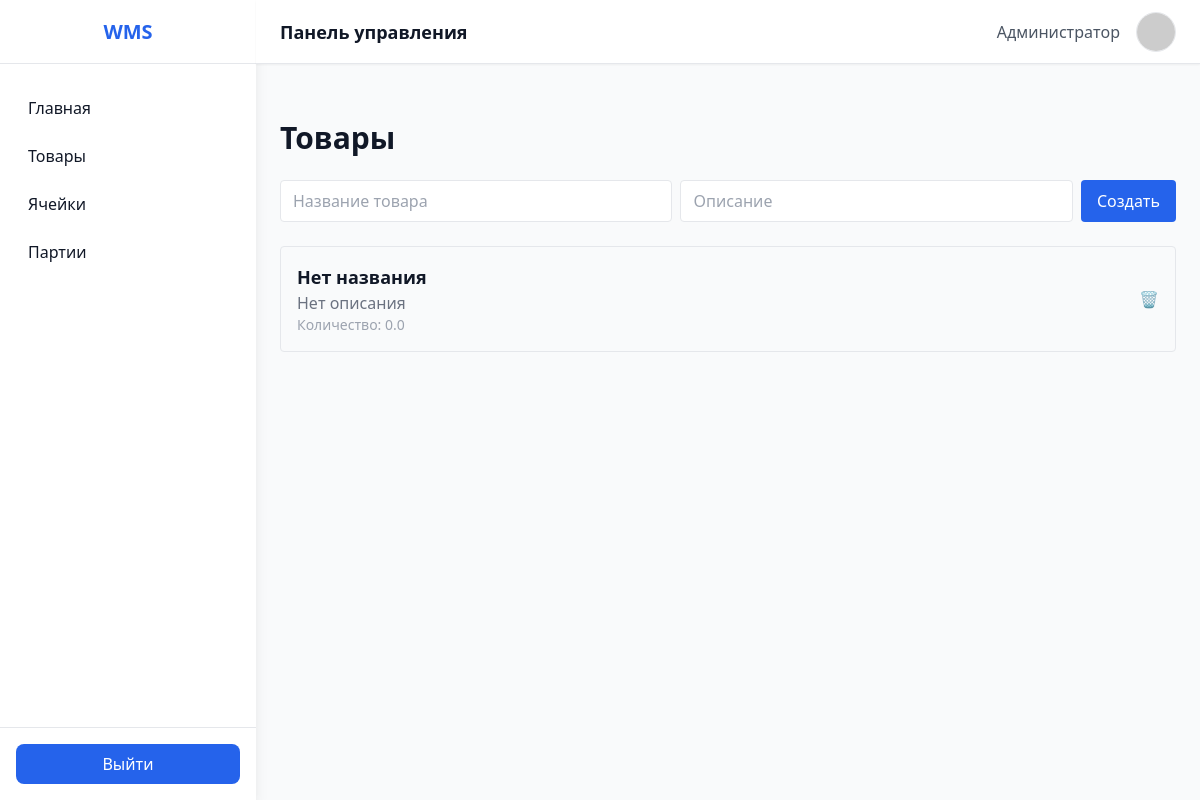
Page /items/ on the earlier database version.
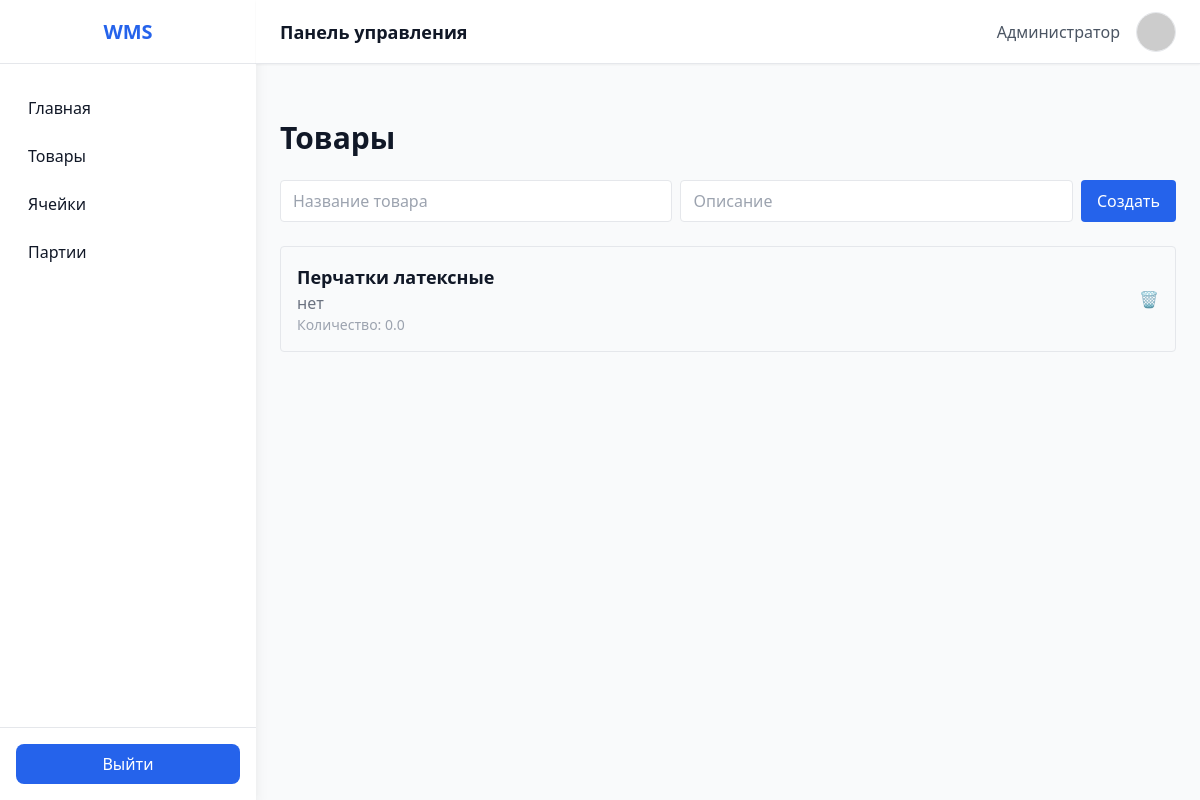
Same page on the later database version.
### app/models/items.py (models this page shows)
class Item(Base):
    __tablename__ = 'items'
    id = Column(Integer, primary_key=True, index=True)
    name = Column(String, index=True)
    description = Column(String, nullable=True)
    quantity = Column(Float, default=0.0)
    cells = relationship("Cell", back_populates="items")
    batches = relationship("Batch", back_populates="items")

### app/api/items.py (the view)
@router.get('/', response_class=HTMLResponse)
async def read_items(request: Request, db: Session = Depends(get_db)):
    items = db.query(Item).all()
    return templates.TemplateResponse('items.html', {'request': request, 'items': items})

### app/templates/items.html (shortened to what this page needs)
{% extends "index.html" %}
{% block content %}
<div class="max-w-4xl mx-auto mt-8">
  <h1 class="text-3xl font-bold mb-6">Товары</h1>
  <form action="/items/create" method="post" class="flex gap-2 mb-6">
    <input type="text" name="name" placeholder="Название товара" required
           class="border rounded px-3 py-2 flex-1">
    <input type="text" name="description" placeholder="Описание"
           class="border rounded px-3 py-2 flex-1">
    <button type="submit" class="bg-blue-600 text-white px-4 py-2 rounded">Создать</button>
  </form>
  <ul class="space-y-4">
    {% for item in items %}
    <li class="flex justify-between items-center p-4 border rounded hover:shadow">
      <div>
        <h2 class="font-semibold text-lg">{{ item.name or 'Нет названия' }}</h2>
        <p class="text-gray-500">{{ item.description or 'Нет описания' }}</p>
        <p class="text-sm text-gray-400">Количество: {{ item.quantity }}</p>
      </div>
      <button onclick="deleteItem({{ item.id }}, this)"
              class="text-red-500 hover:text-red-700 ml-4">
        🗑️
      </button>
    </li>
    {% endfor %}
  </ul>
</div>
{% endblock %}

### app/templates/index.html (shortened to what this page needs)
<!DOCTYPE html>
<html lang="ru">
<head>
  <script src="https://cdn.tailwindcss.com"></script>
</head>
<body class="bg-gray-50 text-gray-900 flex h-screen">
  <aside class="w-64 bg-white shadow-lg hidden md:flex flex-col">
    <div class="h-16 flex items-center justify-center border-b">
      <h1 class="text-xl font-bold text-blue-600">WMS</h1>
    </div>
    <nav class="flex-1 px-4 py-6 space-y-2">
      <a href="/" class="block px-3 py-2 rounded-lg hover:bg-blue-50 hover:text-blue-600 font-medium">Главная</a>
      <a href="/items" class="block px-3 py-2 rounded-lg hover:bg-blue-50 hover:text-blue-600 font-medium">Товары</a>
      <a href="/cells" class="block px-3 py-2 rounded-lg hover:bg-blue-50 hover:text-blue-600 font-medium">Ячейки</a>
      <a href="/batches" class="block px-3 py-2 rounded-lg hover:bg-blue-50 hover:text-blue-600 font-medium">Партии</a>
    </nav>
    <div class="p-4 border-t">
      <button class="w-full bg-blue-600 text-white py-2 rounded-lg hover:bg-blue-700 transition">Выйти</button>
    </div>
  </aside>
  <div class="flex-1 flex flex-col">
    <header class="h-16 bg-white border-b flex items-center justify-between px-6 shadow-sm">
      <h2 class="text-lg font-semibold">Панель управления</h2>
      <div class="flex items-center space-x-4">
        <span class="hidden sm:block text-gray-600">Администратор</span>
        <img src="https://i.pravatar.cc/40" class="w-10 h-10 rounded-full border" alt="avatar">
      </div>
    </header>
    <main class="p-6 flex-1 overflow-y-auto">
      {% block content %}{% endblock %}
    </main>
  </div>
</body>
</html>

Differences in the rows shown:
changed Item: name "Нет названия" → "Перчатки латексные"; description "Нет описания" → "нет"
